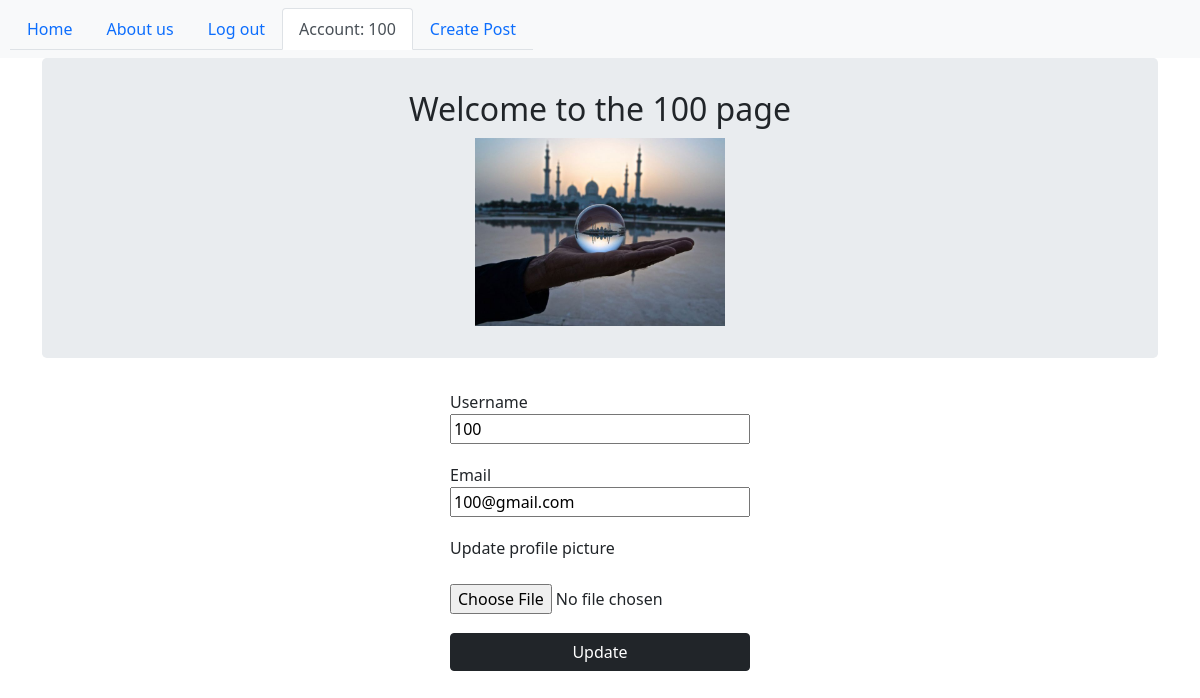
The page /account (signed in) on the database as committed earlier.
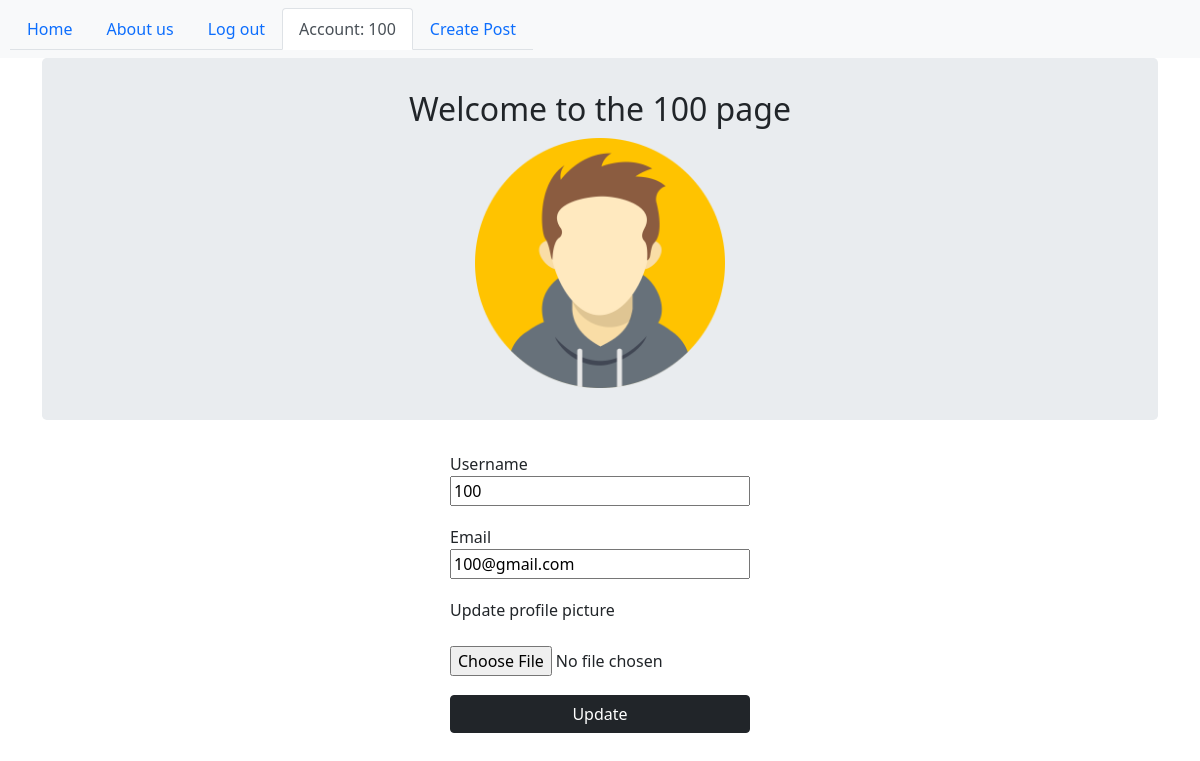
The same page on the database as committed later.
### myproject/models.py (models this page shows, shortened)
class User(db.Model, UserMixin):
    __tablename__ = 'user_table'
    id = db.Column(db.Integer, primary_key=True)
    email = db.Column(db.String(64), unique=True, index=True)
    username = db.Column(db.String(64), unique=True, index=True)
    password_hash = db.Column(db.String(128))
    img = db.Column(db.String(64))
    post = db.relationship("Post", backref='user', lazy=True)

### app.py (the view, shortened to what this page needs)
class Account(MethodView):
    decorators = [login_required]
    def get(self):
        form = AccountForm()
        return render_template('account.html', form=form)

### myproject/forms.py
class AccountForm(FlaskForm):
    old_username = HiddenField()
    new_username = StringField('Username', validators=[DataRequired(message='username field can\'t be empty')])
    email = StringField('Email', validators=[DataRequired(message='email field can\'t be empty')])
    img = FileField('Update profile picture')
    update = SubmitField('Update')

### myproject/models.py (called while the page is built)
@login_manager.user_loader
def load_user(user_id):
    return User.query.get(user_id)

### myproject/templates/account.html (shortened to what this page needs)
{% extends "base.html" %}
{% block content %}
<div class="container-lg">
    <div class="jumbotron my_jumbotron">
        <h2>Welcome to the {{current_user.username}} page</h2>
        {% if current_user.img == None %}
            <img class="logo" src="/static/img/avatar.jpg" alt="default_avatar">
        {% else %}
            <img class="logo" src="/static/img/{{current_user.img}}" alt="avatar">
        {% endif %}
    </div>
    <form method="POST" class="update-form" enctype="multipart/form-data">
        {{form.new_username.label}} {{form.new_username(value=current_user.username)}}<br>
        {{form.email.label}} {{form.email(value=current_user.email)}}<br>
        {{form.img.label}}<br>
        {{form.img()}}<br>
        {{form.update(class_="btn btn-dark")}}
    </form>
</div>
{% endblock %}

### myproject/templates/base.html (shortened to what this page needs)
<!DOCTYPE html>
<html lang="en">
<head>
    <link href="https://cdn.jsdelivr.net/npm/bootstrap@5.0.0-beta3/dist/css/bootstrap.min.css" rel="stylesheet">
	<link rel="stylesheet" href="../static/main.css">
</head>
<body>
<div class="navbar navbar-expand-lg navbar-light bg-light" id="myNavbar">
	<ul class="nav nav-tabs">
		  <li class="nav-item">
			<a class="nav-link" href="{{url_for('home')}}">Home</a>
		  </li>
		  <li class="nav-item">
			<a class="nav-link" href="{{url_for('about_us')}}">About us</a>
		  </li>
	  {% if current_user.is_authenticated %}
		  <li class="nav-item">
			<a class="nav-link" href="{{url_for('log_out')}}">Log out</a>
		  </li>
		  <li class="nav-item">
			<a class="nav-link" href="{{url_for('account')}}">Account: {{current_user.username}}</a>
		  </li>
		  <li class="nav-item">
			<a class="nav-link" href="{{url_for('create')}}">Create Post</a>
		  </li>
	  {% endif %}
	</ul>
</div>
{% block content %}
{% endblock %}
</body>
</html>

### myproject/static/main.css (style rules this page uses)
.jumbotron { padding: 2rem 1rem; margin-bottom: 2rem; background-color: #e9ecef; border-radius: .3rem; }
.my_jumbotron { text-align: center; }
a { text-decoration: none; }
h2 { margin-bottom: 10px; }
ul { list-style-type: none; margin-left: 10px; padding: 0; }
.logo { width: 250px; }
.register-form, .login-form, .update-form { max-width: 300px; display: flex; flex-direction: column; margin: auto; }
.login-form input, .update-form input, .register-form input { margin-bottom: -5px; }

Rows that differ between the two databases and show on the page:
changed User "100@gmail.com": img: picture removed
